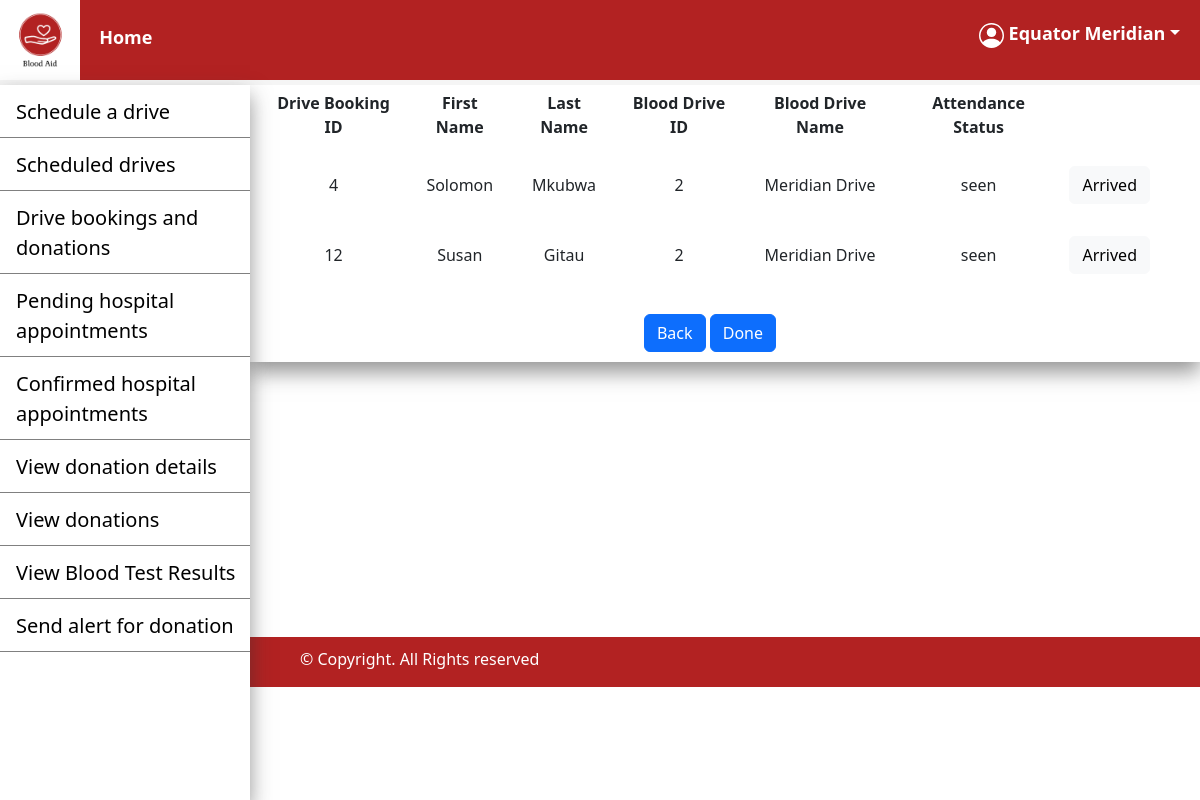
Screenshot of /blood_drive/drive_bookings.php?id=2 (signed in) with the database file from the repository.
### tables this page shows
CREATE TABLE `drive_booking` (
  `drive_booking_id` int(11) NOT NULL,
  `donor_id` int(11) DEFAULT NULL,
  `blood_drive_id` int(11) DEFAULT NULL,
  `status` varchar(10) NOT NULL DEFAULT 'pending'
);

CREATE TABLE `donor` (
  `donor_id` int(11) NOT NULL,
  `first_name` varchar(30) NOT NULL,
  `last_name` varchar(30) NOT NULL,
  `donor_email` varchar(40) NOT NULL,
  `donor_password` varchar(225) NOT NULL,
  `donor_phoneNo` int(10) NOT NULL,
  `gender` enum('male','female') NOT NULL,
  `date_of_birth` date NOT NULL
);

CREATE TABLE `blood_drive` (
  `blood_drive_id` int(11) NOT NULL,
  `blood_drive_name` varchar(150) NOT NULL,
  `blood_drive_location` varchar(100) NOT NULL,
  `date_from` datetime NOT NULL,
  `date_to` datetime NOT NULL,
  `hospital_id` int(11) NOT NULL
);

### blood_drive/drive_bookings.php (the view, shortened to what this page needs)
<?php
include('../connection/connect.php');
$drive_id = $_GET['id']??null;
$sql = "SELECT drive_booking.drive_booking_id, drive_booking.blood_drive_id,blood_drive.blood_drive_name,donor.donor_id, donor.first_name,donor.last_name,drive_booking.status FROM drive_booking,blood_drive,donor WHERE drive_booking.blood_drive_id
IN('$drive_id') AND blood_drive.blood_drive_id = drive_booking.blood_drive_id AND drive_booking.donor_id = donor.donor_id";
$result = $connection->query($sql);
?>
<!DOCTYPE html>
<html>
    <head>
        <link href="https://cdn.jsdelivr.net/npm/bootstrap@5.2.0-beta1/dist/css/bootstrap.min.css" rel="stylesheet">
        <link href = "https://code.jquery.com/ui/1.10.4/themes/blitzer/jquery-ui.css" rel = "stylesheet">
        <link href = "../css/styles.css" rel = "stylesheet">
    </head>
    <body>
        <header>
        <nav style = 'position:fixed;'>
            <img id="logo" src="../images/Logo.png" width="80"height="80">
            <a href="../hospital_page.php" style="margin-left:15px;">Home</a>
                <a href = ''style = "float: right;margin-right: 20px; padding-top:20px;" class = 'dropdown-toggle password' id = 'user' data-bs-toggle="dropdown">&nbsp;<?php echo $_SESSION['name']??null;?></a>
            </nav>
        </header>
        <div class="sidenav box-shadow">
            <a href="drive_scheduling.php">Schedule a drive</a>
            <a href="driveHospitalView.php">Scheduled drives</a>
            <a href="hospital_drive.php">Drive bookings and donations</a>
            <a href="../hospital_appointment/hospitalViewPendingAppointment.php">Pending hospital appointments</a>
            <a href="../hospital_appointment/hospitalViewConfirmedAppointment.php">Confirmed hospital appointments</a>
            <a href="../donate/hospitalViewDonationDetails.php">View donation details</a>
            <a href="../donate/hospitalViewDonations.php">View donations</a>
            <a href="../test_results/HospitalViewReleasedResults.php">View Blood Test Results</a>
            <a href="../hospital/requestBlood.php">Send alert for donation</a>
        </div>
        <main class = 'main'>
            <div class="container">
                <div class="row">
                    <div id = 'drivehospitalview'class="col-md-auto box-shadow">
                        <?php
                        if (mysqli_num_rows($result) > 0)
                        {?>
                            <table>
                                <thead>
                                    <tr>
                                        <th>Drive Booking ID</th>
                                        <th>First Name</th>
                                        <th>Last Name</th>
                                        <th>Blood Drive ID</th>
                                        <th>Blood Drive Name</th>
                                        <th>Attendance Status</th>
                                    </tr>
                                </thead>
                                <tbody>
                                <tr><?php
                            while($row = mysqli_fetch_assoc($result))
                            {
                                $drive_id = $row['blood_drive_id'];
                                echo
                                   "
                                    <td>".$row['drive_booking_id']."</td>
                                    <td>".$row['first_name']."</td>
                                    <td>".$row['last_name']."</td>
                                    <td>".$drive_id."</td>
                                    <td>".$row['blood_drive_name']."</td>
                                    <td>".$row['status']."</td>
                                  <td><a id='buttonconfirm' class='btn btn-light' href=../connection/confirmDriveDonation.php?id=" .$row['drive_booking_id']. ">Arrived</a>" . "</td>
                                </tr>";
                            }?>
                        </tbody>
                        </table><br/><div style = 'text-align:center'>
                            <a href = 'hospital_drive.php'><button class = 'btn btn-primary'>Back</button></a>
                            <a href = '../hospital_page.php'><button class = 'btn btn-primary'>Done</button></a>
                        </div>
                        <?php
                        }else {
                           ?><script>alert('No registered participants for this drive yet!');window.location.href = 'hospital_drive.php';</script>
                        <?php
                        }?>
                    </div><div class="col"></div>
                    </div>
            </div>
        </main>
        <footer class = 'sidenav_footer'>
            <p>&#169; Copyright. All Rights reserved</p>
        </footer>
    </body>
</html>

### css/styles.css (style rules this page uses)
.box-shadow { -webkit-box-shadow: 0px 10px 20px 0px rgba(50, 50, 50, 0.52); -moz-box-shadow: 0px 10px 20px 0px hsla(0, 0%, 20%, 0.52); box-shadow: 0px 10px 20px 0px rgba(50, 50, 50, 0.52) }
#drivehospitalview { margin-top:20px; margin-bottom:275px; padding:10px; padding-right:40px; }
table { width:100%; }
table a { color:black; }
table, th, td { text-align:center; height: 70px; }
th,td { padding-left:10px; padding-right:10px; }
thead { height:60px; }
nav a { color:white; text-decoration: none; font-weight: bold; font-size: large; }
nav { top:0; width:100%; border-bottom: solid whitesmoke 5px; color:white; background-color: #b22222; }
footer { color:white; background-color: #b22222; height:50px; padding-left:20px; padding-top:10px; }
#logo { padding: 0; }
.sidenav { overflow-y: scroll; top: 0; bottom: 0; width: 250px; position: fixed; z-index: 1; left: 0; background-color: #fff; overflow-x: auto; margin-top:85px; }
.main { margin-left: 250px; }
.sidenav a { padding: 12px 8px 10px 16px; text-decoration: none; font-size: 20px; color: #000; display: block; border-bottom: 0.001px grey solid; }
.sidenav_footer { padding-left: 300px; }

### rows the page displays
drive_booking: drive_booking_id "4", donor.first_name "Solomon", donor.last_name "Mkubwa", blood_drive "2", blood_drive.blood_drive_name "Meridian Drive", status "seen"
drive_booking: drive_booking_id "12", donor.first_name "Susan", donor.last_name "Gitau", blood_drive "2", blood_drive.blood_drive_name "Meridian Drive", status "seen"

### other values shown
$_SESSION['name'] "Equator Meridian"
